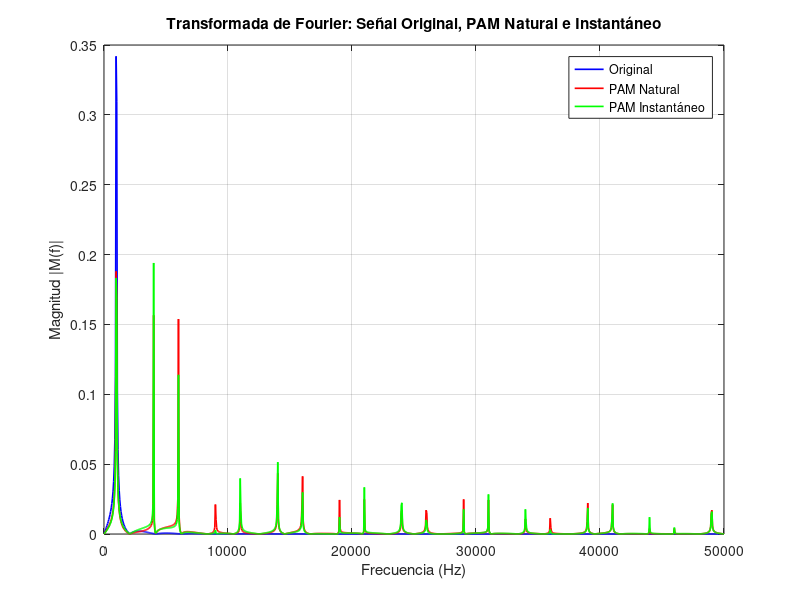
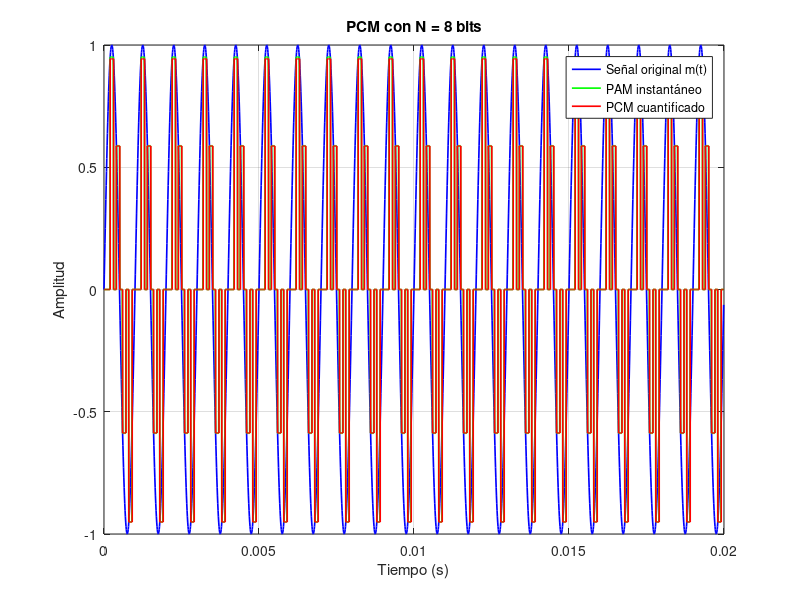
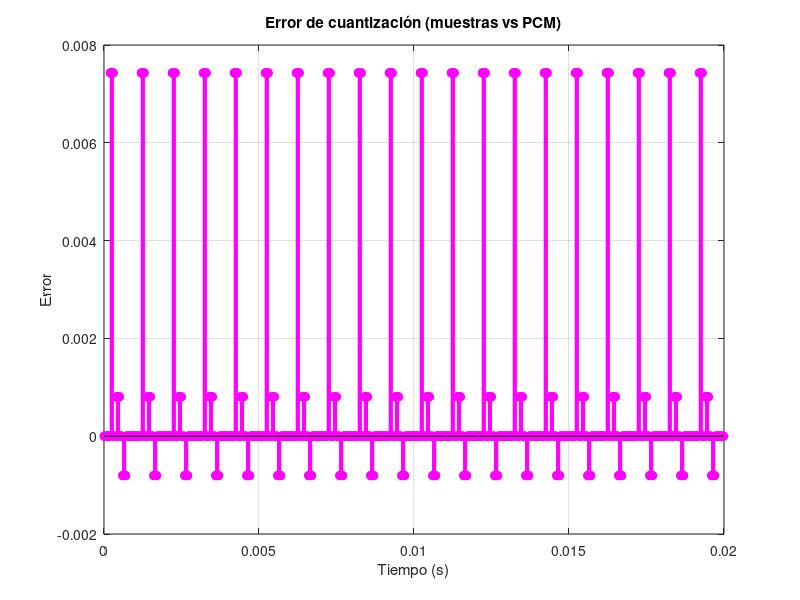

The MATLAB source for these figures, in order:
fm = 100000;
tm = 1/fm;
ls = 2000;
f_c = 1000;
f_s = 5000;
t_s = 1/f_s;
tau = 0.5*t_s;
d = tau/t_s;
t = (0:ls-1)*tm;
m_t = sin(2*pi*f_c*t);
NFFT = 2^nextpow2(length(m_t));
f = fm*(0:(NFFT/2))/NFFT;
M_f = fft(m_t, NFFT)/length(m_t);
r = floor(t_s/tm);  % Intervalo entre muestras reales
s = floor(tau/tm);  % Duración del pulso en muestras internas
s_nat = zeros(1,length(t));
for i = 1:r:length(m_t)
    s_nat(i:i+s) = 1;   % Pulsos rectangulares
end
s_nat = s_nat(1:length(t));
m_t_nat = m_t .* s_nat;
M_nat_f = fft(m_t_nat, NFFT)/length(m_t_nat);
m_t_inst = zeros(1,length(t));
for i = 1:r:length(m_t)
    m_t_inst(i:i+s) = m_t(i);
end
m_t_inst = m_t_inst(1:length(t));
M_inst_f = fft(m_t_inst, NFFT)/length(m_t_inst);
figure;
plot(f, abs(M_f(1:NFFT/2+1)), 'b', 'LineWidth', 1.2); hold on;
plot(f, abs(M_nat_f(1:NFFT/2+1)), 'r', 'LineWidth', 1.2);
plot(f, abs(M_inst_f(1:NFFT/2+1)), 'g', 'LineWidth', 1.2);
grid on;
xlabel('Frecuencia (Hz)');
ylabel('Magnitud |M(f)|');
legend('Original', 'PAM Natural', 'PAM Instantáneo');
title('Transformada de Fourier: Señal Original, PAM Natural e Instantáneo');

N = 8;  % Número de bits PCM (configurable)
L = 2^N;  % Niveles de cuantización
m_max = max(m_t_inst);
m_min = min(m_t_inst);
delta = (m_max - m_min)/L;
m_q = round((m_t_inst - m_min)/delta);
m_q(m_q > L-1) = L-1;
m_q(m_q < 0) = 0;
m_pcm = m_q * delta + m_min;
error_q = m_t_inst - m_pcm;
figure;
plot(t, m_t, 'b', 'LineWidth', 1.2); hold on;
plot(t, m_t_inst, 'g', 'LineWidth', 1.2);
stairs(t, m_pcm, 'r', 'LineWidth', 1.2);
grid on;
xlabel('Tiempo (s)');
ylabel('Amplitud');
legend('Señal original m(t)', 'PAM instantáneo', 'PCM cuantificado');
title(['PCM con N = ', num2str(N), ' bits']);
figure;
stem(t, error_q, 'm', 'filled');
grid on;
xlabel('Tiempo (s)');
ylabel('Error');
title('Error de cuantización (muestras vs PCM)')
